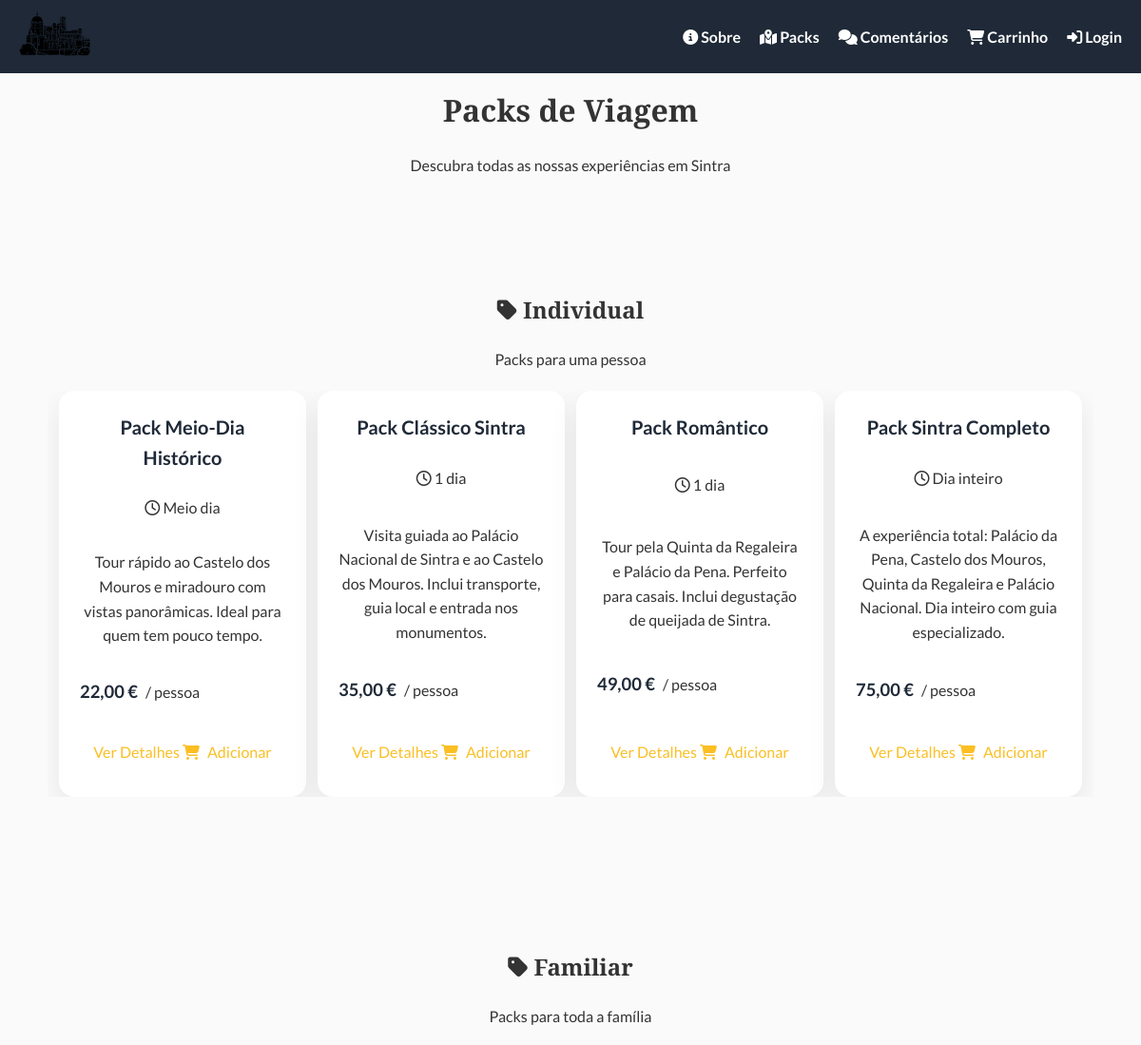
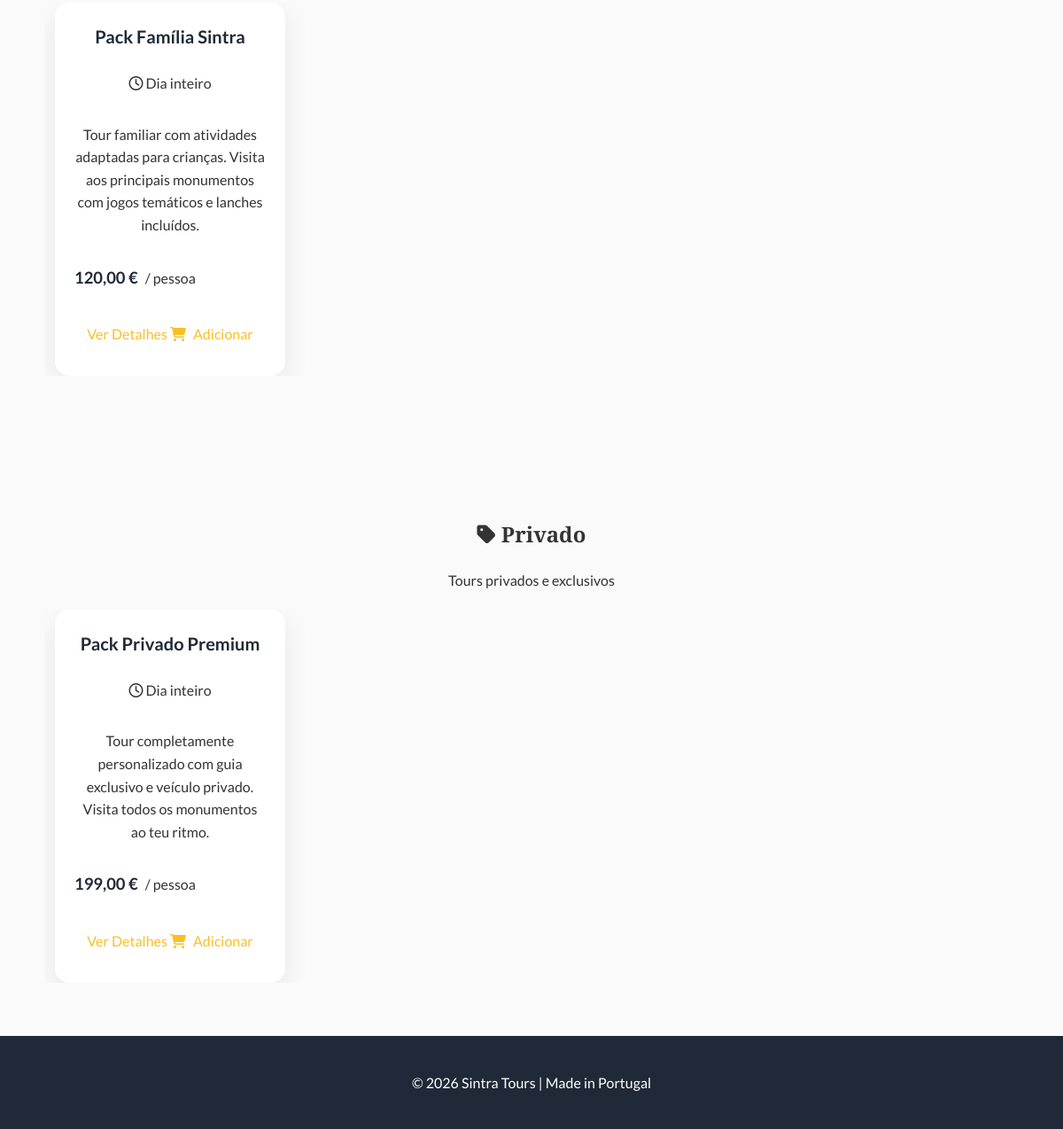
/packs.php, run on the app's committed database (2 pictures, top to bottom).
### tables this page shows
CREATE TABLE categorias (
    id INT AUTO_INCREMENT PRIMARY KEY,
    nome VARCHAR(50) NOT NULL,
    descricao VARCHAR(255)
);

CREATE TABLE produtos (
    id INT AUTO_INCREMENT PRIMARY KEY,
    nome VARCHAR(100) NOT NULL,
    descricao TEXT,
    preco DECIMAL(10,2) NOT NULL,
    duracao VARCHAR(50),           
    stock INT NOT NULL DEFAULT 50,
    categoria_id INT,
    imagem VARCHAR(255),
    destaque TINYINT(1) DEFAULT 0,  
    FOREIGN KEY (categoria_id) REFERENCES categorias(id)
);

### packs.php (the view, shortened to what this page needs)
<?php
require_once('includes/ligacao.php');
$pack_detalhe = null;
$categorias = $conn->query("SELECT * FROM categorias ORDER BY id");
?>
<?php include 'includes/menu.php'; ?>
<div class="inner-page-hero">
    <h1>Packs de Viagem</h1>
    <p>Descubra todas as nossas experiências em Sintra</p>
</div>
<?php if ($pack_detalhe): ?>
<section class="section pack-detalhe-section">
    <div class="pack-detalhe-card">
        <a href="packs.php" class="btn-back"><i class="fas fa-arrow-left"></i> Todos os Packs</a>
        <h2><?= htmlspecialchars($pack_detalhe['nome']) ?></h2>
        <p class="pack-categoria-label"><?= htmlspecialchars($pack_detalhe['categoria']) ?></p>
        <p class="pack-desc-full"><?= nl2br(htmlspecialchars($pack_detalhe['descricao'])) ?></p>
        <div class="pack-detalhe-info">
            <div class="info-item"><i class="far fa-clock"></i><span>Duração: <?= htmlspecialchars($pack_detalhe['duracao']) ?></span></div>
            <div class="info-item"><i class="fas fa-user-check"></i><span>Lugares disponíveis: <?= (int)$pack_detalhe['stock'] ?></span></div>
            <div class="info-item"><i class="fas fa-map-marker-alt"></i><span>Sintra, Portugal</span></div>
            <div class="info-item"><i class="fas fa-language"></i><span>Guia em Português e Inglês</span></div>
        </div>
        <div class="pack-detalhe-preco">
            <span class="preco-big"><?= number_format($pack_detalhe['preco'], 2, ',', '.') ?> €</span>
            <span class="preco-label">por pessoa</span>
        </div>
        <div class="pack-detalhe-reserva">
            <form action="adicionar_carrinho.php" method="post">
                <input type="hidden" name="produto_id" value="<?= $pack_detalhe['id'] ?>">
                <div class="form-group-inline">
                    <label for="quantidade">Pessoas:</label>
                    <input type="number" id="quantidade" name="quantidade" value="1" min="1" max="<?= (int)$pack_detalhe['stock'] ?>">
                </div>
                <div class="form-group-inline">
                    <label for="data_visita">Data da Visita:</label>
                    <input type="date" id="data_visita" name="data_visita" min="<?= date('Y-m-d', strtotime('+1 day')) ?>" required>
                </div>
                <button type="submit" class="btn-carrinho-grande">
                    <i class="fas fa-shopping-cart"></i> Adicionar ao Carrinho
                </button>
            </form>
        </div>
    </div>
</section>
<?php else: ?>
<?php while ($cat = $categorias->fetch_assoc()): ?>
    <?php
    $res_packs = $conn->query("SELECT * FROM produtos WHERE categoria_id={$cat['id']} ORDER BY preco ASC");
    ?>
    <section class="section packs-section">
        <h2 class="categoria-titulo"><i class="fas fa-tag"></i> <?= htmlspecialchars($cat['nome']) ?></h2>
        <?php if ($cat['descricao']): ?>
            <p class="categoria-desc"><?= htmlspecialchars($cat['descricao']) ?></p>
        <?php endif; ?>
        <div class="packs-grid">
            <?php while ($pack = $res_packs->fetch_assoc()): ?>
            <div class="pack-card pack-item">
                <h3 class="pack-title"><?= htmlspecialchars($pack['nome']) ?></h3>
                <p class="pack-duracao"><i class="far fa-clock"></i> <?= htmlspecialchars($pack['duracao']) ?></p>
                <p class="pack-desc"><?= htmlspecialchars($pack['descricao']) ?></p>
                <div class="pack-preco">
                    <span class="preco-valor"><?= number_format($pack['preco'], 2, ',', '.') ?> €</span>
                    <span class="preco-label">/ pessoa</span>
                </div>
                <div class="pack-actions">
                    <a href="packs.php?id=<?= $pack['id'] ?>" class="btn-detalhes">Ver Detalhes</a>
                    <a href="adicionar_carrinho.php?id=<?= $pack['id'] ?>" class="btn-carrinho">
                        <i class="fas fa-shopping-cart"></i> Adicionar
                    </a>
                </div>
            </div>
            <?php endwhile; ?>
        </div>
    </section>
<?php endwhile; ?>
<?php endif; ?>
<?php include 'includes/footer.php'; ?>

### includes/menu.php (shortened to what this page needs)
<?php
$prefix = (strpos($_SERVER['PHP_SELF'], '/admin/') !== false) ? '../' : '';
?>
<!DOCTYPE html>
<html lang="pt-pt">
<head>
    <link rel="stylesheet" href="https://cdnjs.cloudflare.com/ajax/libs/font-awesome/6.4.0/css/all.min.css">
    <link rel="stylesheet" href="<?= $prefix ?>includes/css/style.css">
</head>
<body>
<header>
    <a href="<?= $prefix ?>index.php">
        <img id="header-img" src="<?= $prefix ?>Imagens/Palacio-da-Pena-Logo.webp" alt="Sintra Tour Logo">
    </a>
    <nav>
        <ul>
            <?php if (strpos($_SERVER['PHP_SELF'], '/admin/') !== false): ?>
                <li><a href="<?= $prefix ?>admin/index.php"><i class="fas fa-tachometer-alt"></i> Painel</a></li>
                <li><a href="<?= $prefix ?>admin/produtos.php"><i class="fas fa-box"></i> Packs</a></li>
                <li><a href="<?= $prefix ?>admin/categorias.php"><i class="fas fa-tags"></i> Categorias</a></li>
                <li><a href="<?= $prefix ?>logout.php"><i class="fas fa-sign-out-alt"></i> Sair</a></li>
            <?php else: ?>
                <li><a href="<?= $prefix ?>index.php#about"><i class="fas fa-info-circle"></i> Sobre</a></li>
                <li><a href="<?= $prefix ?>index.php#packs"><i class="fas fa-map-marked-alt"></i> Packs</a></li>
                <li><a href="<?= $prefix ?>index.php#testemunhos"><i class="fas fa-comments"></i> Comentários</a></li>
                <li><a href="<?= $prefix ?>carrinho.php">
                    <i class="fas fa-shopping-cart"></i> Carrinho
                </a></li>
                <?php if (isset($_SESSION['user_id'])): ?>
                    <li><a href="<?= $prefix ?>logout.php"><i class="fas fa-sign-out-alt"></i> Sair</a></li>
                <?php else: ?>
                    <li><a href="<?= $prefix ?>login.php"><i class="fas fa-sign-in-alt"></i> Login</a></li>
                <?php endif; ?>
            <?php endif; ?>
        </ul>
    </nav>
</header>
<div class="page-content">

### includes/footer.php (shortened to what this page needs)
</div>
<footer>
    <p>© 2026 Sintra Tours | Made in Portugal
    </p>
</footer>
</body>
</html>

### includes/css/style.css (style rules this page uses)
:root { --font-heading: 'Playfair Display', serif; --font-body: 'Lato', sans-serif; --color-primary: #1f2937; --color-accent: #fbbf24; --color-text: #333; --color-text-light: #555; --color-white: white; --color-bg: #fafafa; --color-bg-secondary: #e5e7eb; --color-shadow: rgba(0,0,0,0.2); }
* { margin: 0; padding: 0; box-sizing: border-box; scroll-behavior: smooth; }
body { font-family: var(--font-body); line-height: 1.6; color: var(--color-text); background-color: var(--color-bg); }
h1, h2 { font-family: var(--font-heading); }
p { font-family: var(--font-body); }
header { display: flex; justify-content: space-between; align-items: center; background-color: var(--color-primary); padding: 10px 20px; position: fixed; top: 0; width: 100%; z-index: 1000; }
#header-img { height: 50px; border-radius: 8px; }
nav > ul { display: flex; gap: 20px; list-style: none; }
li > a { color: var(--color-white); font-weight: bold; transition: color 0.3s; text-decoration: none; }
.section { padding: 100px 20px 60px; text-align: center; }
a { color: var(--color-white); text-decoration: none; }
p { max-width: 600px; margin: 20px auto; }
footer { background-color: var(--color-primary); color: var(--color-white); text-align: center; padding: 20px; }
.packs-grid { display: flex; flex-direction: row; gap: 12px; margin: 18px auto 0; max-width: 1100px; padding: 0 12px; overflow-x: auto; -webkit-overflow-scrolling: touch; scroll-snap-type: x mandatory; }
.pack-item { scroll-snap-align: start; flex: 0 0 260px; min-width: 260px; }
.pack-card { background: var(--color-white); border-radius: 16px; padding: 22px; box-shadow: 0 12px 30px rgba(0,0,0,0.08); display: flex; flex-direction: column; justify-content: space-between; min-height: 320px; }
.pack-card .pack-title { margin-bottom: 12px; color: var(--color-primary); font-size: 1.25rem; }
.pack-card .pack-duracao, .pack-card .pack-desc, .pack-card .pack-preco, .pack-card .pack-actions { margin-top: 12px; }
.pack-card .pack-preco { display: flex; align-items: baseline; gap: 8px; }
.pack-card .preco-valor { font-weight: 700; color: var(--color-primary); font-size: 1.15rem; }
.pack-card .btn-detalhes, .pack-card .btn-carrinho { display: inline-flex; align-items: center; justify-content: center; gap: 8px; padding: 12px 0; margin-top: 12px; color: var(--color-accent); }
.inner-page-hero { display: flex; flex-direction: column; align-items: center; margin-top: 90px; }

### data on the page
categorias: nome "Individual", descricao "Packs para uma pessoa"
produtos: nome "Pack Meio-Dia Histórico", duracao "Meio dia", descricao "Tour rápido ao Castelo dos Mouros e miradouro com vistas panorâmicas. Ideal para quem tem pouco tempo.", preco "22,00"
produtos: nome "Pack Clássico Sintra", duracao "1 dia", descricao "Visita guiada ao Palácio Nacional de Sintra e ao Castelo dos Mouros. Inclui transporte, guia local e entrada nos monumentos.", preco "35,00"
produtos: nome "Pack Romântico", duracao "1 dia", descricao "Tour pela Quinta da Regaleira e Palácio da Pena. Perfeito para casais. Inclui degustação de queijada de Sintra.", preco "49,00"
produtos: nome "Pack Sintra Completo", duracao "Dia inteiro", descricao "A experiência total: Palácio da Pena, Castelo dos Mouros, Quinta da Regaleira e Palácio Nacional. Dia inteiro com guia especializado.", preco "75,00"
categorias: nome "Familiar", descricao "Packs para toda a família"
produtos: nome "Pack Família Sintra", duracao "Dia inteiro", descricao "Tour familiar com atividades adaptadas para crianças. Visita aos principais monumentos com jogos temáticos e lanches incluídos.", preco "120,00"
categorias: nome "Privado", descricao "Tours privados e exclusivos"
produtos: nome "Pack Privado Premium", duracao "Dia inteiro", descricao "Tour completamente personalizado com guia exclusivo e veículo privado. Visita todos os monumentos ao teu ritmo.", preco "199,00"
